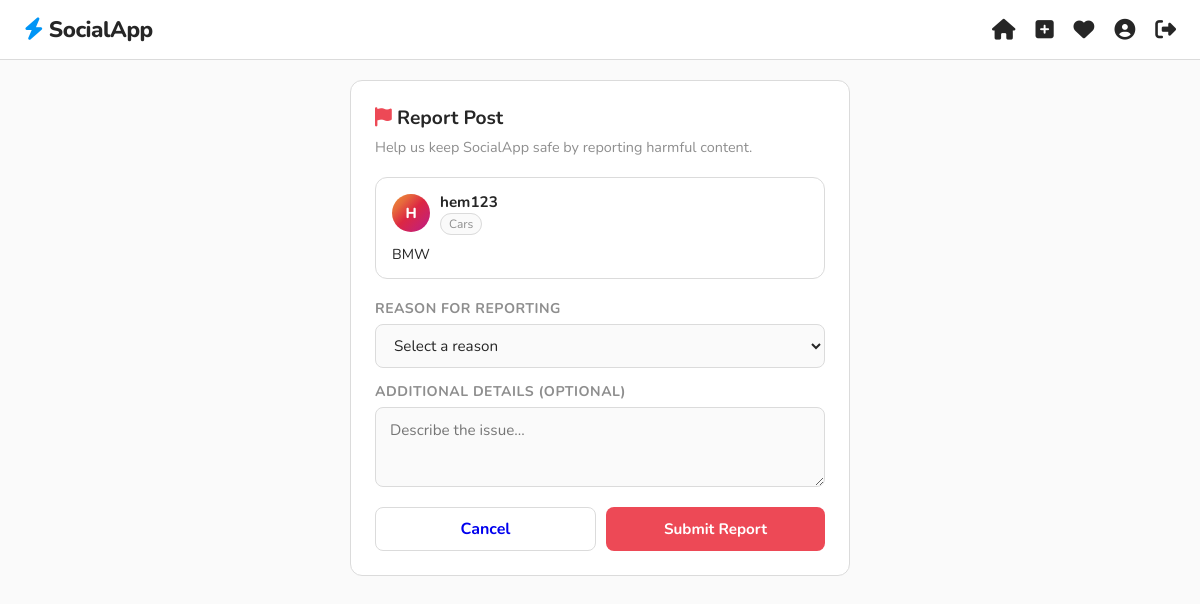
Page /fraud/report/1/ (signed in) on the committed database.
### posts/models.py (models this page shows, shortened)
class Post(models.Model):
    author = models.ForeignKey(User, on_delete=models.CASCADE, related_name='posts')
    content = models.TextField()
    image = models.ImageField(upload_to='post_images/', blank=True, null=True)
    category = models.CharField(max_length=50, choices=INTEREST_CHOICES)
    created_at = models.DateTimeField(auto_now_add=True)
    is_flagged = models.BooleanField(default=False)
    flag_reason = models.TextField(blank=True, null=True)

### accounts/models.py (models this page shows, shortened)
class User(AbstractUser):
    bio = models.TextField(blank=True, null=True)
    profile_pic = models.ImageField(upload_to='profile_pics/', blank=True, null=True)
    interests = models.ManyToManyField('Interest', blank=True)
    is_flagged = models.BooleanField(default=False)
    flag_reason = models.TextField(blank=True, null=True)

### fraud/views.py (the view, shortened to what this page needs)
# urls.py: path('report/<int:post_id>/', views.report_post, name='report_post'),
@login_required
def report_post(request, post_id):
    post = get_object_or_404(Post, id=post_id)
    return render(request, 'fraud/report.html', {'post': post})

### templates/fraud/report.html (shortened to what this page needs)
{% extends 'base.html' %}
{% block content %}
<div style="max-width:500px; margin:0 auto;">
    <div class="create-box">
        <h2 style="margin-bottom:6px;">
            <i class="fa-solid fa-flag" style="color:var(--danger)"></i>
            Report Post
        </h2>
        <p style="color:var(--text-muted); font-size:0.9rem; margin-bottom:20px;">
            Help us keep SocialApp safe by reporting harmful content.
        </p>
        <div class="card" style="margin-bottom:20px; padding:14px 16px;">
            <div style="display:flex; align-items:center; gap:10px; margin-bottom:10px;">
                <div class="avatar">{{ post.author.username|first|upper }}</div>
                <div>
                    <div class="post-author-name">{{ post.author.username }}</div>
                    <span class="post-category">{{ post.get_category_display }}</span>
                </div>
            </div>
            <p style="font-size:0.9rem;">{{ post.content }}</p>
        </div>
        <form method="POST">
            <div class="form-group">
                <label class="form-label">Reason for reporting</label>
                <select name="reason" class="form-select" required>
                    <option value="">Select a reason</option>
                </select>
            </div>
            <div class="form-group">
                <label class="form-label">Additional details (optional)</label>
                <textarea name="description" class="form-textarea"
                          placeholder="Describe the issue..." style="min-height:80px;"></textarea>
            </div>
            <div style="display:flex; gap:10px;">
                <a href="{% url 'posts:feed' %}" class="btn-outline"
                   style="flex:1; text-align:center; padding:10px; text-decoration:none; border-radius:8px; font-weight:700;">
                    Cancel
                </a>
                <button type="submit" class="btn btn-danger" style="flex:1;">
                    Submit Report
                </button>
            </div>
        </form>
    </div>
</div>
{% endblock %}

### static/css/main.css (style rules this page uses)
*, *::before, *::after { box-sizing: border-box; margin: 0; padding: 0; }
:root { --bg: #fafafa; --surface: #ffffff; --border: #dbdbdb; --text: #262626; --text-muted: #8e8e8e; --primary: #0095f6; --primary-hover: #1877f2; --danger: #ed4956; --success: #2ecc71; --warning: #f39c12; --radius: 12px; --shadow: 0 1px 3px rgba(0,0,0,0.08); }
body { font-family: 'Nunito', sans-serif; background: var(--bg); color: var(--text); min-height: 100vh; }
.card { background: var(--surface); border: 1px solid var(--border); border-radius: var(--radius); margin-bottom: 20px; overflow: hidden; }
.avatar { width: 38px; height: 38px; border-radius: 50%; background: linear-gradient(135deg, #f09433, #e6683c, #dc2743, #cc2366, #bc1888); display: flex; align-items: center; justify-content: center; color: white; font-weight: 800; font-size: 0.9rem; }
.post-author-name { font-weight: 700; font-size: 0.95rem; }
.post-category { font-size: 0.75rem; color: var(--text-muted); background: var(--bg); padding: 2px 8px; border-radius: 20px; border: 1px solid var(--border); }
.form-group { margin-bottom: 14px; }
.btn { width: 100%; padding: 10px; border: none; border-radius: 8px; font-size: 0.95rem; font-weight: 700; cursor: pointer; font-family: 'Nunito', sans-serif; transition: opacity 0.2s; }
.btn-danger { background: var(--danger); color: white; }
.create-box { background: var(--surface); border: 1px solid var(--border); border-radius: var(--radius); padding: 24px; }
.create-box h2 { margin-bottom: 20px; font-size: 1.2rem; }
.form-textarea { width: 100%; padding: 12px 14px; border: 1px solid var(--border); border-radius: 8px; font-size: 0.95rem; font-family: 'Nunito', sans-serif; background: var(--bg); color: var(--text); outline: none; resize: vertical; min-height: 120px; transition: border-color 0.2s; }
.form-select { width: 100%; padding: 10px 14px; border: 1px solid var(--border); border-radius: 8px; font-size: 0.95rem; font-family: 'Nunito', sans-serif; background: var(--bg); color: var(--text); outline: none; cursor: pointer; }
.form-label { display: block; margin-bottom: 6px; font-weight: 700; font-size: 0.88rem; color: var(--text-muted); text-transform: uppercase; letter-spacing: 0.5px; }
.btn-outline { flex: 1; padding: 10px; border: 1px solid var(--border); border-radius: 8px; background: none; cursor: pointer; font-family: 'Nunito', sans-serif; font-weight: 700; }

### rows in the picture
Post: author.username|first "H", author.username "hem123", category "Cars", content "BMW"
